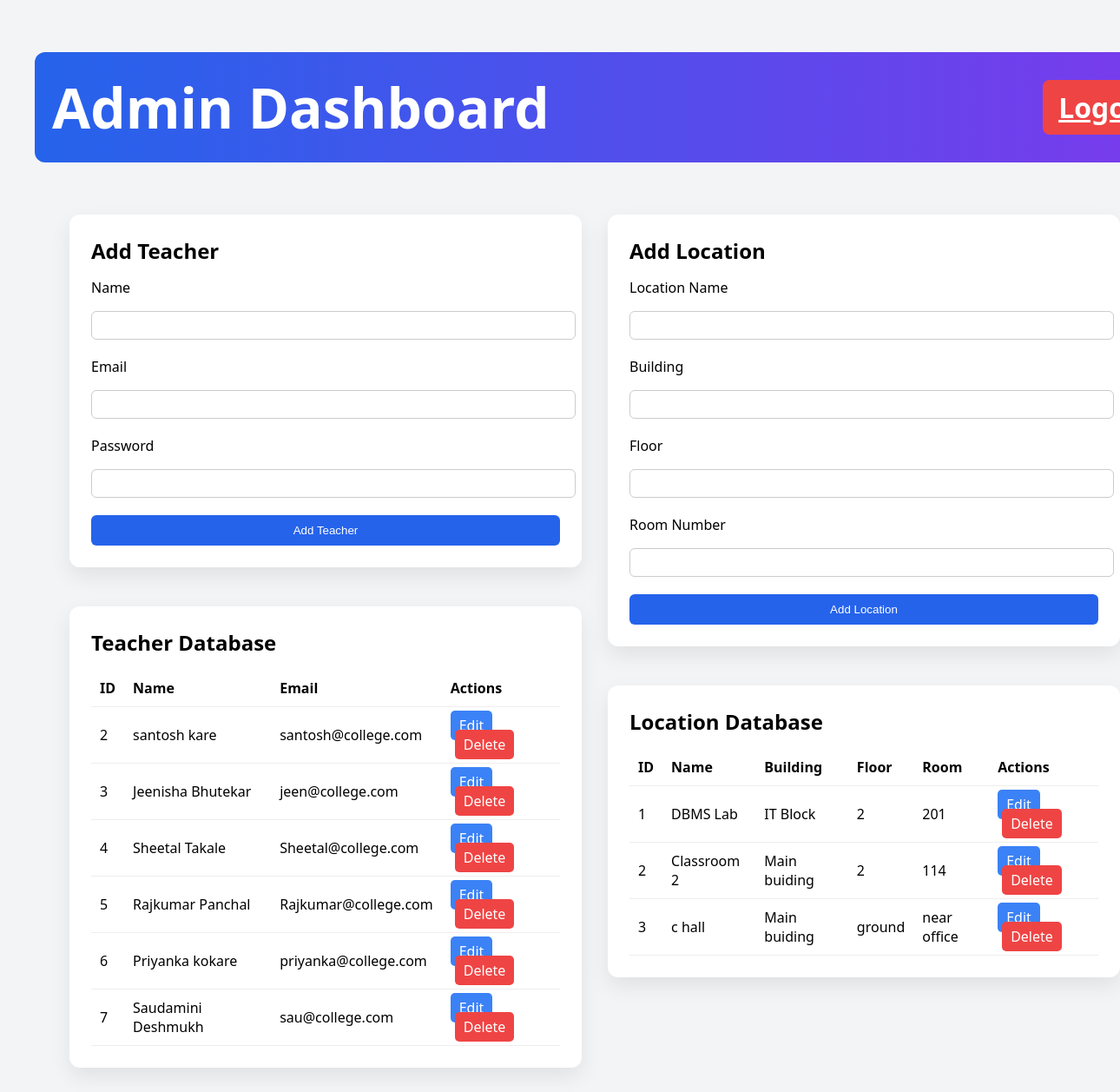
Page /admin (signed in) on the earlier database version.
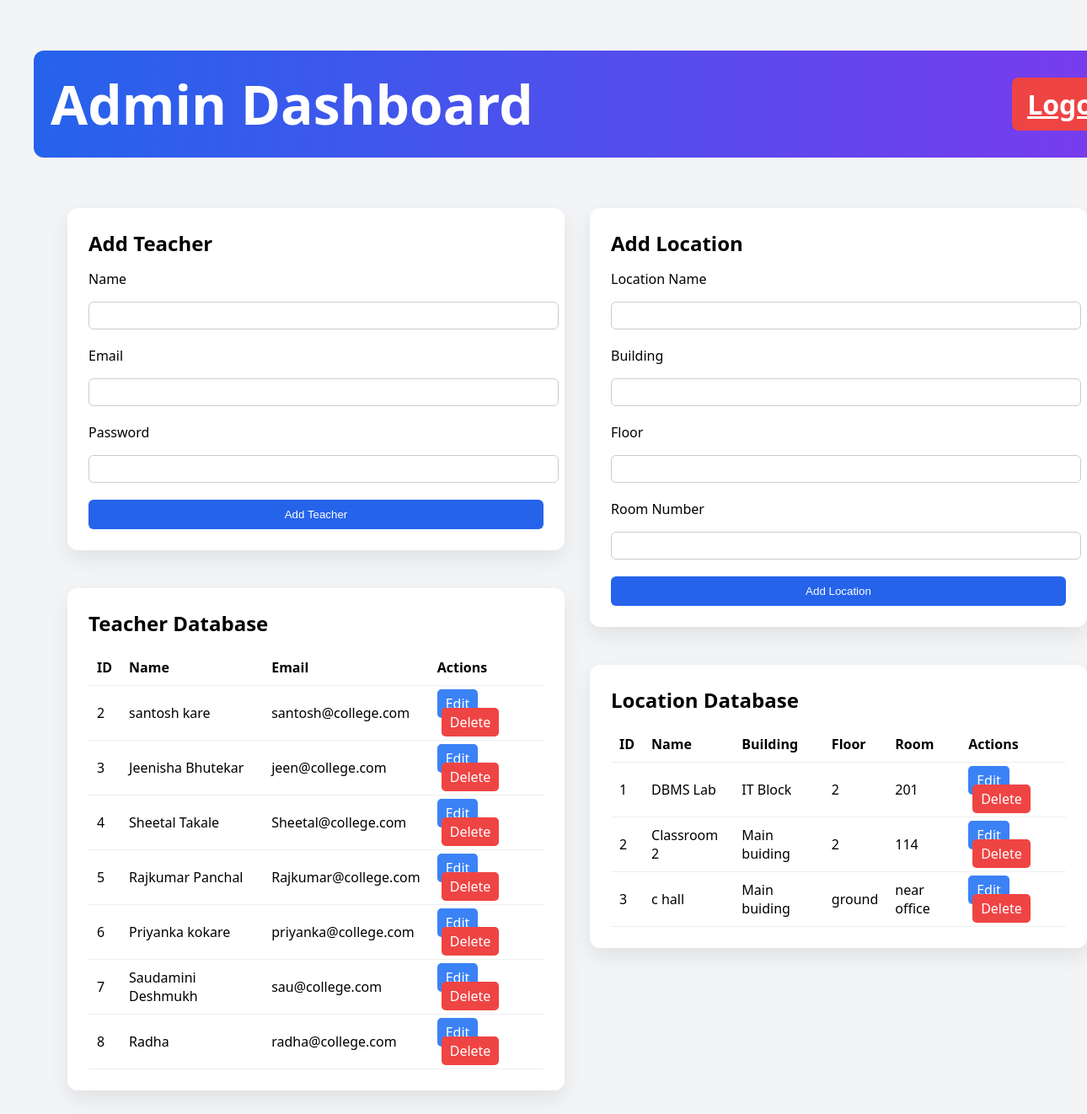
Same page on the later database version.
### tables this page shows
CREATE TABLE users (
        id INTEGER PRIMARY KEY AUTOINCREMENT,
        name TEXT,
        email TEXT UNIQUE,
        password TEXT,
        role TEXT
    );

CREATE TABLE locations (
        id INTEGER PRIMARY KEY AUTOINCREMENT,
        name TEXT,
        building TEXT,
        floor TEXT,
        room_number TEXT,
        x INTEGER,
        y INTEGER
    );

### app.py (the view)
@app.route("/admin")
def admin_dashboard():
    if "role" not in session or session["role"] != "admin":
        return redirect("/login")
    conn = get_db_connection()
    teachers = conn.execute(
        "SELECT * FROM users WHERE role='teacher'"
    ).fetchall()
    locations = conn.execute(
        "SELECT * FROM locations"
    ).fetchall()
    conn.close()
    return render_template(
        "admin_dashboard.html",
        teachers=teachers,
        locations=locations)
    return render_template("admin_dashboard.html")

### app.py (called while the page is built)
def get_db_connection():
    conn = sqlite3.connect(DB_NAME)
    conn.row_factory = sqlite3.Row
    return conn

### templates/admin_dashboard.html (shortened to what this page needs)
<!DOCTYPE html>
<html>
<head>
    <link rel="stylesheet" href="{{ url_for('static', filename='css/style.css') }}">
</head>
<body>
<div class="container">
    <div class="header">
        <h1>Admin Dashboard</h1>
        <a href="/logout" class="btn btn-danger">Logout</a>
    </div>
<div class="admin-grid">
    <div class="admin-left">
        <div class="admin-card">
            <h2>Add Teacher</h2>
            <form action="/add_teacher" method="POST">
                <label>Name</label>
                <input type="text" name="name" required>
                <label>Email</label>
                <input type="email" name="email" required>
                <label>Password</label>
                <input type="text" name="password" required>
                <button type="submit">Add Teacher</button>
            </form>
        </div>
        <div class="admin-card">
            <h2>Teacher Database</h2>
            <table>
                <tr>
                    <th>ID</th>
                    <th>Name</th>
                    <th>Email</th>
                    <th>Actions</th>
                </tr>
                {% for teacher in teachers %}
                <tr>
                    <td>{{ teacher.id }}</td>
                    <td>{{ teacher.name }}</td>
                    <td>{{ teacher.email }}</td>
                    <td>
                        <a href="/edit_teacher/{{ teacher.id }}" class="edit-btn">Edit</a>
                        <a href="/delete_teacher/{{ teacher.id }}" class="delete-btn">Delete</a>
                    </td>
                </tr>
                {% endfor %}
            </table>
        </div>
    </div>
<div class="admin-right">
    <div class="admin-card">
        <h2>Add Location</h2>
        <form action="/add_location" method="POST">
            <label>Location Name</label>
            <input type="text" name="name">
            <label>Building</label>
            <input type="text" name="building">
            <label>Floor</label>
            <input type="text" name="floor">
            <label>Room Number</label>
            <input type="text" name="room_number">
            <button type="submit">Add Location</button>
        </form>
    </div>
    <div class="admin-card">
        <h2>Location Database</h2>
        <table>
            <tr>
                <th>ID</th>
                <th>Name</th>
                <th>Building</th>
                <th>Floor</th>
                <th>Room</th>
                <th>Actions</th>
            </tr>
            {% for loc in locations %}
            <tr>
                <td>{{ loc.id }}</td>
                <td>{{ loc.name }}</td>
                <td>{{ loc.building }}</td>
                <td>{{ loc.floor }}</td>
                <td>{{ loc.room_number }}</td>
                <td>
                    <a href="/edit_location/{{ loc.id }}" class="edit-btn">Edit</a>
                    <a href="/delete_location/{{ loc.id }}" class="delete-btn">Delete</a>
                </td>
            </tr>
            {% endfor %}
        </table>
    </div>
</div>
</body>
</html>

Differences in the rows shown:
added users: id "8", name "Radha", email "radha@college.com"
